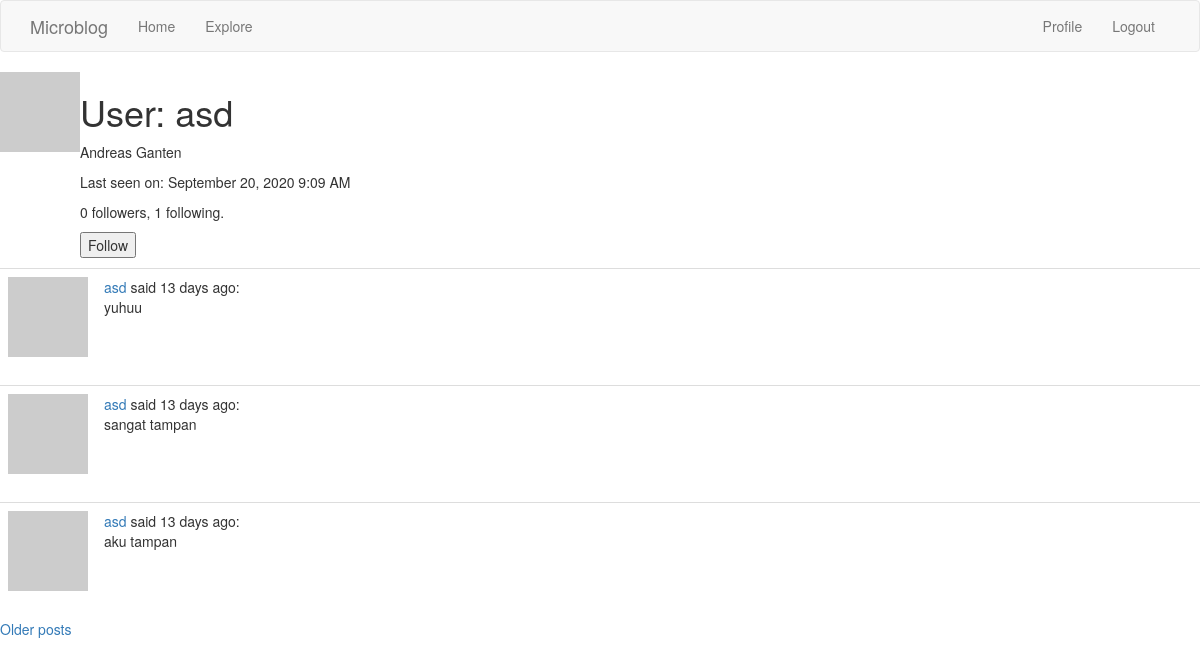
Screenshot of /user/asd (signed in) with the database file from the repository.
### app/models.py (models this page shows, shortened)
class User(UserMixin, db.Model):
    id = db.Column(db.Integer, primary_key=True)
    username = db.Column(db.String(64), index=True, unique=True)
    email = db.Column(db.String(120), index=True, unique=True)
    password_hash = db.Column(db.String(128))
    about_me = db.Column(db.String(140))
    last_seen = db.Column(db.DateTime, default=datetime.utcnow)
    followed = db.relationship(
        'User', secondary=followers,
        primaryjoin=(followers.c.follower_id == id),
        secondaryjoin=(followers.c.followed_id == id),
        backref=db.backref('followers', lazy='dynamic'), lazy='dynamic')
    def avatar(self, size):
        digest = md5(self.email.lower().encode('utf-8')).hexdigest()
        return 'https://www.gravatar.com/avatar/{}?d=identicon&s={}'.format(
            digest, size)
    def is_following(self, user):
        return self.followed.filter(
            followers.c.followed_id == user.id).count() > 0
    def post_self(self):
        return Post.query.filter_by(user_id=self.id).order_by(Post.timestamp.desc())

class Post(db.Model):
    id = db.Column(db.Integer, primary_key=True)
    body = db.Column(db.String(140))
    timestamp = db.Column(db.DateTime, index=True, default=datetime.utcnow)
    user_id = db.Column(db.Integer, db.ForeignKey('user.id'))
    author = db.relationship('User', backref='author', lazy=True)

### app/routes.py (the view)
@app.route('/user/<username>')
@login_required
def user(username):
    user = User.query.filter_by(username=username).first_or_404()
    page = request.args.get('page', 1, type=int)
    posts = user.post_self().paginate(
        page, app.config['POSTS_PER_PAGE'], False)
    next_url = url_for('user', username=user.username, page=posts.next_num) \
        if posts.has_next else None
    prev_url = url_for('user', username=user.username, page=posts.prev_num) \
        if posts.has_prev else None
    form = EmptyForm()
    return render_template('user.html', user=user, posts=posts.items,
                           next_url=next_url, prev_url=prev_url, form=form)

### app/forms.py
class EmptyForm(FlaskForm):
    submit = SubmitField('Submit')

### app/forms.py (called while the page is built)
@login.user_loader
def load_user(id):
    return User.query.get(int(id))

### app/routes.py (called while the page is built)
@app.before_request
def before_request():
    if current_user.is_authenticated:
        current_user.last_seen = datetime.utcnow()
        db.session.commit()

### app/templates/user.html (shortened to what this page needs)
{% extends "base.html" %}
{% block content %}
    <table>
        <tr valign="top">
            <td><img src="{{ user.avatar(128) }}"></td>
            <td>
                <h1>User: {{ user.username }}</h1>
                {% if user.about_me %}<p>{{ user.about_me }}</p>{% endif %}
                {% if user.last_seen %}<p>Last seen on: {{ moment(user.last_seen).format('LLL') }}</p>{% endif %}
                <p>{{ user.followers.count() }} followers, {{ user.followed.count() }} following.</p>
                {% if user == current_user %}
                <p><a href="{{ url_for('edit_profile') }}">Edit your profile</a></p>
                {% elif not current_user.is_following(user) %}
                <p>
                    <form action="{{ url_for('follow', username=user.username) }}" method="post">
                        {{ form.submit(value='Follow') }}
                    </form>
                </p>
                {% endif %}
            </td>
        </tr>
    </table>
    {% for post in posts %}
        {% include '_post.html' %}
    {% endfor %}
    {% if next_url %}
    <a href="{{ next_url }}">Older posts</a>
    {% endif %}
{% endblock %}

### app/templates/_post.html
<table class="table table-hover">
    <tr>
        <td width="70px">
            <a href="{{ url_for('user', username=post.author.username) }}">
                <img src="{{ post.author.avatar(70) }}" />
            </a>
        </td>
        <td>
            <a href="{{ url_for('user', username=post.author.username) }}">
                {{ post.author.username }}
            </a>
            said {{ moment(post.timestamp).fromNow() }}:
            <br>
            {{ post.body }}
        </td>
    </tr>
</table>

### rows the page displays
User: username "asd", about_me "Andreas Ganten", last_seen "September 20, 2020 9:09 AM"
Post: author.username "asd", timestamp "13 days ago", body "yuhuu"
Post: author.username "asd", timestamp "13 days ago", body "sangat tampan"
Post: author.username "asd", timestamp "13 days ago", body "aku tampan"

### other values shown
{{ ('Home') }} "Home"
{{ ('Explore') }} "Explore"
{{ ('Profile') }} "Profile"
{{ ('Logout') }} "Logout"
{{ user.followers.count() }} "0"
{{ user.followed.count() }} "1"
